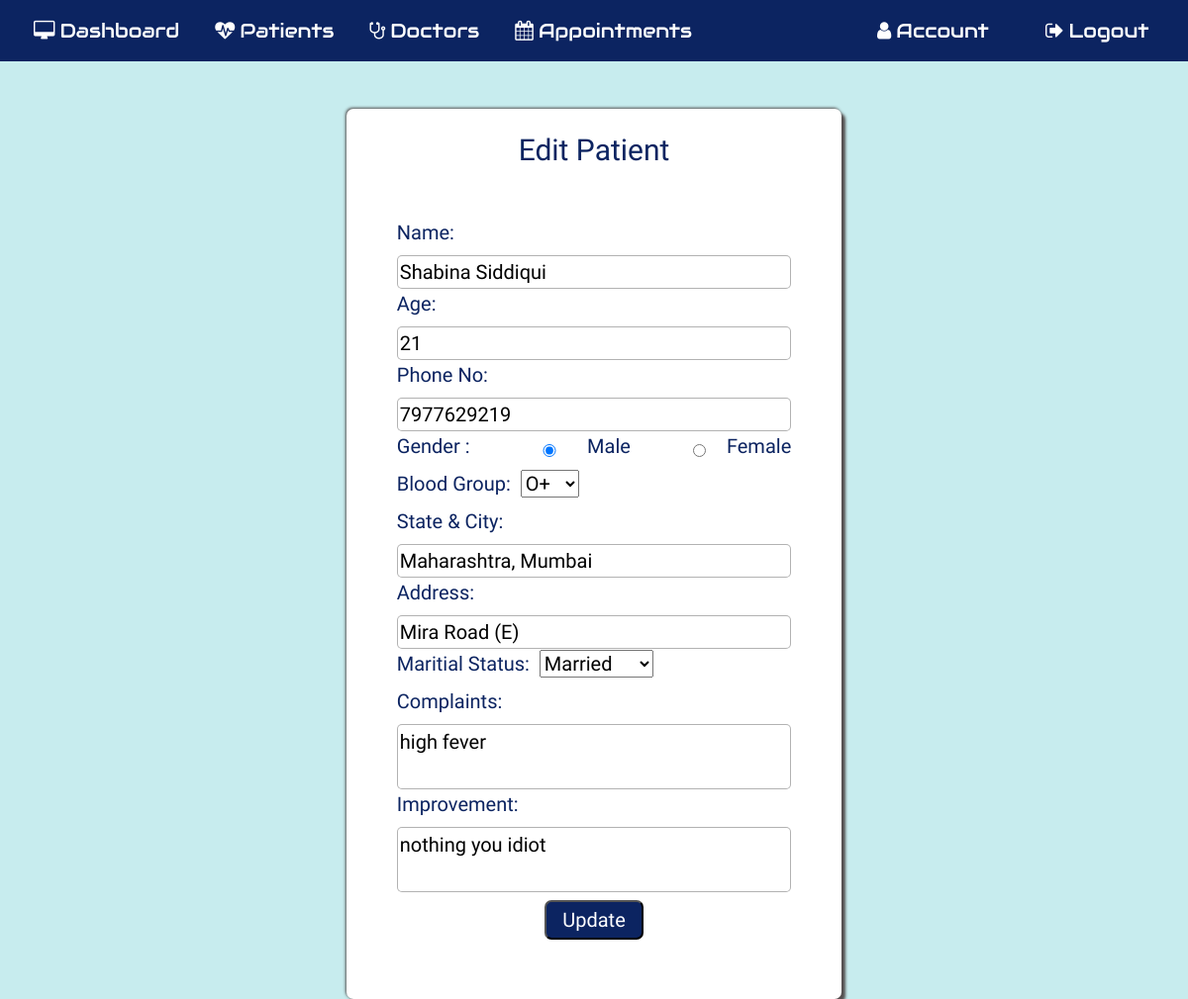
Screenshot of /editpatientdetail/1 (signed in) with the database file from the repository.
### application/routes.py (models this page shows, shortened)
class Patient(db.Model):
  __tablename__ = 'Patient'
  id = db.Column(db.Integer, primary_key=True)
  pname = db.Column(db.String(20))
  age= db.Column(db.String(20))
  phone=db.Column(db.String(20))
  gender=db.Column(db.String(10))
  bgroup=db.Column(db.String(5))
  state=db.Column(db.String(15))
  address=db.Column(db.String(100))
  mstatus=db.Column(db.String(10))
  complaint=db.Column(db.String(5000))
  improvement=db.Column(db.String(5000))
  medicine_suggested=db.Column(db.String(5000))
  pat_image = db.Column(db.String(20), nullable=False, default='default.jpg')

### application/routes.py (the view, shortened to what this page needs)
@app.route('/editpatientdetail/<id>', methods=['GET', 'POST'])
def editpatientdetail(id):
  if 'username' in session:
    editpat = Patient.query.filter_by( id = id )
    return render_template('editpatientdetail.html', editpat = editpat)

### application/templates/editpatientdetail.html (shortened to what this page needs)
{% extends "layout.html" %} {% include "includes/nav.html" %} {% block content
%}
<section id="addpatient">
  <div class="form-editpat form-style">
    <h1 class="mt-4">Edit Patient</h1>
    {% for edit in editpat %}
    <form action="" method="POST">
      <div class="inner-form">
      <div class="form-input">
        <label for="npname">Name:&nbsp;</label>
        <input type="text" class="text1" id="pname" name="npname" required value="{{ edit.pname }}" />
      </div>
      <div class="form-input">
        <label for="nage">Age:&nbsp;</label>
        <input
          type="number"
          class="text1"
          id="age"
          maxlength="3"
          min="0"
          name="nage"
          value="{{ edit.age }}"
          required
        />
      </div>
      <div class="form-input">
        <label for="nphone">Phone No:&nbsp;</label>
        <input
          type="number"
          class="text1"
          id="age"
          maxlength="12"
          min="10"
          name="nphone"
          value="{{ edit.phone }}"
          required
        />
      </div>
      <div class="form-input gender">
        <label for="ngender">Gender :</label>
        <div class="radio">
          <input type="radio" value="male" name="ngender" checked><label>Male</label>
        </div>
        <div class="radio">
          <input type="radio" value="female" name="ngender"><label>Female</label>
        </div>
      </div>
      <div class="form-input">
        <label for="nbgroup">Blood Group:&nbsp;</label>
        <select id="bgroup" class="text1" name="nbgroup">
          <option value="O+">O+</option>
        </select>
      </div>
      <div class="form-input">
        <label for="nstate">State & City:&nbsp;</label>
        <input type="text" id="state" class="text1" name="nstate" value="{{ edit.state }}">
      </div>
      <div class="form-input">
        <label for="naddress">Address:&nbsp;</label>
        <input type="text" id="address" class="text1" name="naddress" value="{{ edit.address }}">
      </div>
      <div class="form-input">
        <label for="nmstatus">Maritial Status:&nbsp;</label>
        <select id="mstatus" class="text1" name="nmstatus">
          <option value="Married">Married</option>
        </select>
      </div>
      <div class="form-input">
        <label for="ncomplaint">Complaints:&nbsp;</label>
        <textarea class="text1" name="ncomplaint" id="complaint">{{ edit.complaint}}</textarea>
      </div>
      <div class="form-input">
        <label for="nimprovement">Improvement:&nbsp;</label>
        <textarea class="text1" name="nimprovement" id="improvement">{{ edit.improvement}}</textarea>
      </div>
      <div class="form-input btn-submit">
        <button class="button mt-2" type="submit">Update</button>
      </div>
    </form>
    {% endfor %}
  </div></div>
</section>
{% endblock %}

### application/static/main.css (style rules this page uses)
body { background: #c7ecee; width: 100vw; background-size: cover; background-position: center; font-family: "Dosis", sans-serif; }

### application/static/newpatient.css (style rules this page uses)
#addpatient { display: flex; flex-direction: column; align-items: center; }
.form-editpat { height: 900px; width: 500px; margin-top: 4%; }
.form-editpat h1 { margin-bottom: 8% !important; font-size: 30px; }
.gender { display: flex; justify-content: space-between; }
.radio { display: flex; align-items: center; justify-content: flex-start; width: 120px; }
.btn-submit { display: flex; justify-content: center; }
.btn-submit button { background: #0c2461; color: white; height: 40px; width: 100px; border-radius: 7px; }

### application/static/patrcd.css (style rules this page uses)
body { counter-reset: Serial; }

### application/static/commonstyle.css (style rules this page uses)
h1, h2, h3 { color: #0c2461; }
label { color: #0c2461; }
textarea { vertical-align: top; width: 100%; border: 1px solid rgba(0, 0, 0, 0.3); border-radius: 5px; resize: none; }
input { width: 100%; border: 1px solid rgba(0, 0, 0, 0.3); border-radius: 5px; }
.form-style { font-size: 20px; color: #0c2461; display: flex; flex-direction: column; align-items: center; background: white; border-radius: 7px; box-shadow: 4px 4px 3px rgb(83, 78, 78), -1px -1px 3px rgb(83, 78, 78); }
.inner-form { display: flex; flex-direction: column; align-items: flex-start; justify-content: space-between; margin-top: 10px; }
.form-input { width: 100%; }

### rows the page displays
Patient: npname "Shabina Siddiqui", nage "21", nphone "7977629219", nstate "Maharashtra, Mumbai", naddress "Mira Road (E)", ncomplaint "high fever", nimprovement "nothing you idiot"
